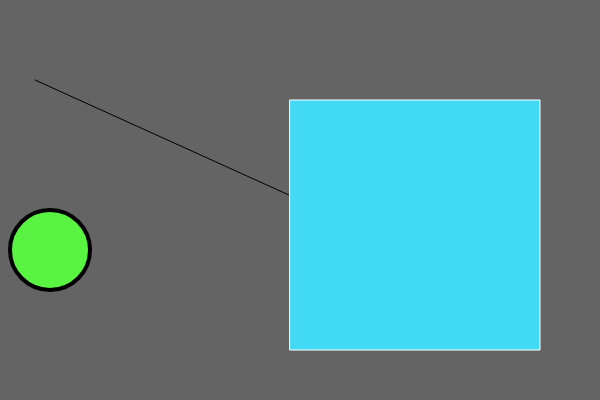
Frame 1 (no input)
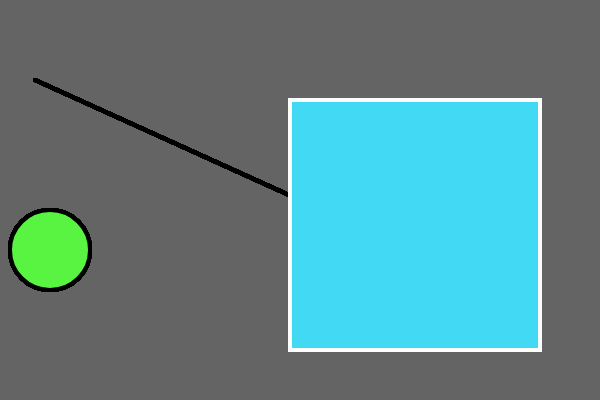
Frame 60 (no input)
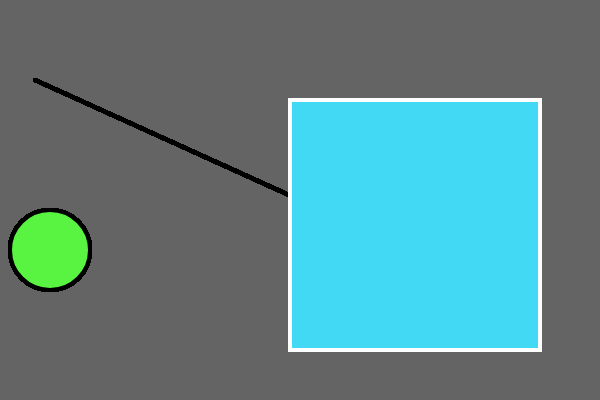
Frame 120 (the mouse pressed at the canvas centre since frame 60)

The p5.js sketch that drew these frames (run headless with seeded random() and noise() and a simulated clock; from frame 60 on, the mouse is pressed at the canvas centre):

// p5.js sketch
// ── sketch.js
function setup(){
   createCanvas(600,400); 
  background(100,100,100);
}

function draw(){
   
   line(35, 80, 300, 200);
   
   stroke(255,255,255);
   fill(66,217,244);
   rect(290,100,250,250);
   
   stroke(0,0,0);
   strokeWeight(4);
   fill(89,244,66)
   ellipse(50,250,80,80);
   
   
}

//draw me 2 ellipse
//draw me 2 rectangles
//draw me 4 lines (1 with a positive slope, 1 with a neg slope,)
//1 with a slope of 0, and 1 with a slope of undefined.
